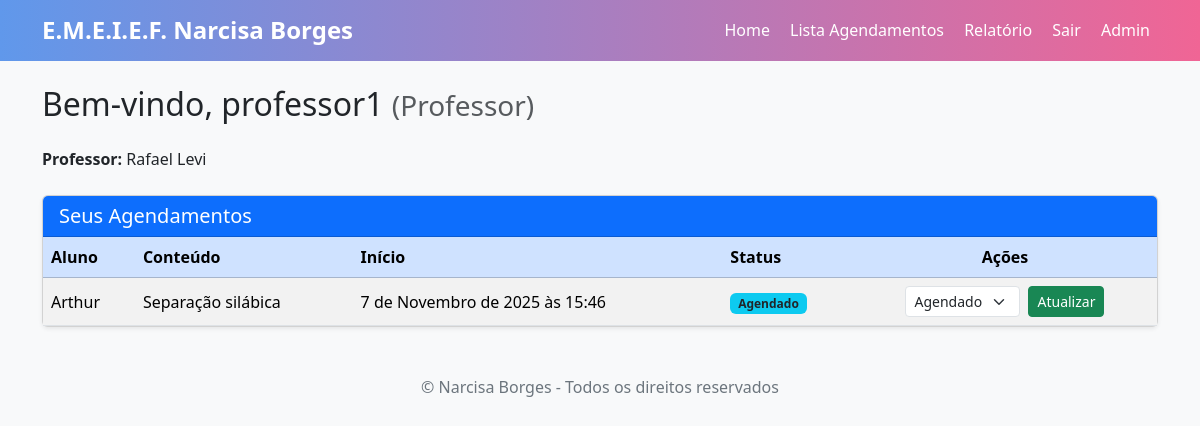
Page /agendamentos/ (signed in) on the committed database.
### escola/models/professor.py (models this page shows, shortened)
class Professor(models.Model):
    user = models.OneToOneField(User, on_delete=models.CASCADE, null=True, blank=True, related_name='professor_profile')
    nome = models.CharField(max_length=100)
    especialidade = models.CharField(max_length=100, blank=True, null=True)

### escola/models/agendamento.py (models this page shows, shortened)
class Agendamento(models.Model):
    STATUS_AGENDADO = 'AGENDADO'
    STATUS_CONCLUIDO = 'CONCLUIDO'
    STATUS_CANCELADO = 'CANCELADO'
    STATUS_CHOICES = [
        (STATUS_AGENDADO, 'Agendado'),
        (STATUS_CONCLUIDO, 'Concluído'),
        (STATUS_CANCELADO, 'Cancelado'),
    ]
    aluno = models.ForeignKey(Aluno, on_delete=models.CASCADE, related_name='agendamentos')
    conteudo = models.ForeignKey(Conteudo, on_delete=models.PROTECT, related_name='agendamentos')
    professor = models.ForeignKey(Professor, on_delete=models.PROTECT, related_name='agendamentos')
    inicio = models.DateTimeField()
    duracao_minutos = models.PositiveIntegerField(help_text='Duração em minutos', null=True, blank=True)
    status = models.CharField(max_length=20, choices=STATUS_CHOICES, default=STATUS_AGENDADO)
    observacoes = models.TextField(blank=True)
    created_at = models.DateTimeField(auto_now_add=True)
    updated_at = models.DateTimeField(auto_now=True)
    class Meta:
        permissions = [
            ("view_relatorio", "Pode visualizar relatórios"),
            ("export_relatorio", "Pode exportar relatórios"),
        ]
        ordering = ['-inicio']
        indexes = [
            models.Index(fields=['inicio']),
            models.Index(fields=['status']),
            models.Index(fields=['professor', 'inicio']),
        ]

### escola/models/aluno.py (models this page shows, shortened)
class Aluno(models.Model):
    nome = models.CharField(max_length=100)
    serie = models.CharField(max_length=10, blank=True, null=False)
    turno = models.CharField(max_length=10, blank=True, null=False)
    telefone = models.CharField(max_length=20, blank=True, null=True)
    is_active = models.BooleanField(default=True)

### escola/models/conteudo.py (models this page shows, shortened)
class Conteudo(models.Model):
    nome = models.CharField(max_length=100)
    descricao = models.TextField()
    duracao_minutos = models.PositiveIntegerField(default=60)
    descritor = models.CharField(max_length=100, blank=True, null=True)

### escola/views/home_view.py (the view)
# urls.py: path('', home, name='home'),
@login_required
def home(request):
    user = request.user
    if user.is_superuser or user.groups.filter(name="Diretoria").exists():
        return redirect('/admin/')
    if user.groups.filter(name="Coordenação").exists():
        agendamentos = Agendamento.objects.select_related('aluno', 'conteudo', 'professor').all()
        today = timezone.localdate()
        filtro = agendamentos.filter(inicio__date__gte=today, aluno__is_active=True)
        return render(request, 'home/home_coordenacao.html', {'agendamentos': filtro})
    if user.groups.filter(name="Professor").exists():
        prof = None
        try:
            prof = Professor.objects.get(user=user)
        except Professor.DoesNotExist:
            try:
                nome = user.get_full_name() or user.username
                prof = Professor.objects.get(nome__iexact=nome)
            except Professor.DoesNotExist:
                prof = None
        if prof:
            today = timezone.localdate()
            agendamentos = Agendamento.objects.select_related('aluno', 'conteudo').filter(professor=prof,inicio__date__gte=today, aluno__is_active=True)
        else:
            agendamentos = Agendamento.objects.none()
        return render(request, 'home/home_professor.html', {'agendamentos': agendamentos, 'professor': prof})
    return render(request, 'home/home_default.html')

### escola/templates/home/home_professor.html (shortened to what this page needs)
{% extends 'base.html' %}
{% block content %}
<h2 class="mb-4">Bem-vindo, {{ request.user.get_username }} <small class="text-muted">(Professor)</small></h2>
{% if professor %}
  <p class="mb-4"><strong>Professor:</strong> {{ professor.nome }}</p>
{% endif %}
<div class="card shadow-sm">
  <div class="card-header bg-primary text-white">
    <h5 class="mb-0">Seus Agendamentos</h5>
  </div>
  <div class="table-responsive">
    <table class="table table-hover table-striped align-middle mb-0">
      <thead class="table-primary">
        <tr>
          <th>Aluno</th>
          <th>Conteúdo</th>
          <th>Início</th>
          <th>Status</th>
          <th class="text-center">Ações</th>
        </tr>
      </thead>
      <tbody>
        {% for ag in agendamentos %}
        <tr>
          <td>{{ ag.aluno.nome }}</td>
          <td>{{ ag.conteudo.nome }}</td>
          <td>{{ ag.inicio }}</td>
          <td>
            <span class="badge bg-info text-dark">{{ ag.get_status_display }}</span>
          </td>
          <td class="text-center">
            <form method="post" action="{% url 'agendamentos:alterar_status_agendamento' ag.pk %}" class="d-flex justify-content-center align-items-center gap-2">
              <select name="status" class="form-select form-select-sm w-auto">
                {% for val, label in ag.STATUS_CHOICES %}
                  <option value="{{ val }}" {% if ag.status == val %}selected{% endif %}>{{ label }}</option>
                {% endfor %}
              </select>
              <button type="submit" class="btn btn-sm btn-success">Atualizar</button>
            </form>
          </td>
        </tr>
        {% empty %}
        <tr>
          <td colspan="5" class="text-center text-muted">Nenhum agendamento para você.</td>
        </tr>
        {% endfor %}
      </tbody>
    </table>
  </div>
</div>
{% endblock %}

### escola/templates/base.html (style rules this page uses)
body { background-color: #f8f9fa; }
table th { background-color: #729fe2; color: white; }
table td, table th { vertical-align: middle; }

### rows in the picture
Professor: nome "Rafael Levi"
Agendamento: aluno.nome "Arthur", conteudo.nome "Separação silábica", inicio "7 de Novembro de 2025 às 15:46", status "Agendado"

### other values in the picture
{{ request.user.get_username }} "professor1"
